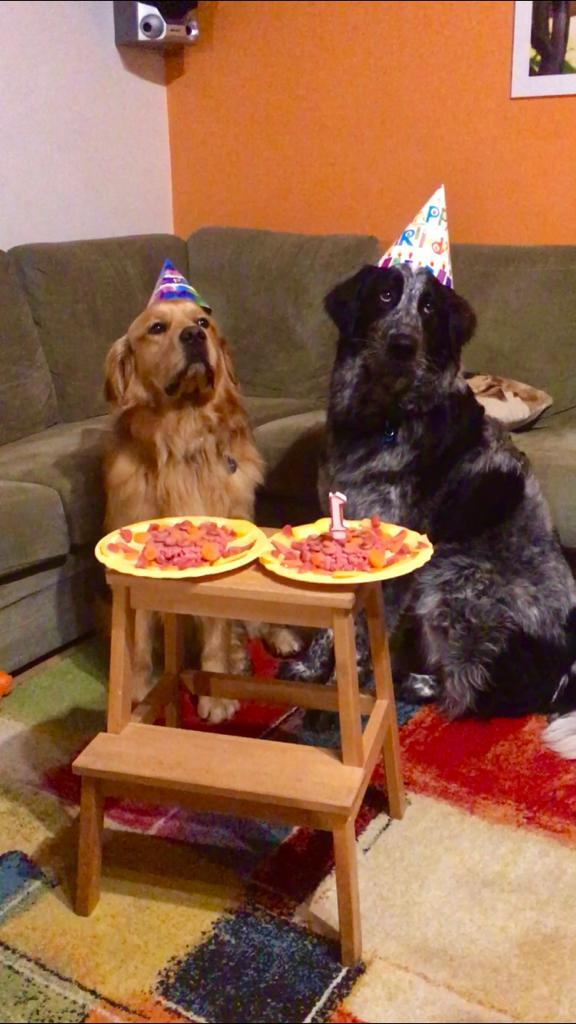
%> input picture Conway&Crypto/dogs.jpeg, 576 x 1024 px
$ octave TestSeriCrittografia.m   (GNU Octave 9; MATLAB toolbox functions it lacks are replaced by stand-ins)
%> lines starting %> are read from the running program, lines starting %| are printed output that depends on the picture
### Conway&Crypto/Encoder.m

function [OutputImage,CAHistory] = ...
    Encoder(Image,Sequence,Rule,Iterations,FillParameter)
%Encrypts given image by permutating its pixel values according to
%evolution of Game of Life cellular Automata generated from given
%password via logistic map

Height = size(Image,1);
Width = size(Image,2);
Board = reshape(round(Sequence.^FillParameter),Height,Width);
%Generates board starting from pseudorandom sequence, with fill percentage
%depending on FillParameter

CAHistory = zeros(Height,Width,Iterations);

for t = 1:Iterations
    CAHistory(:,:,t) = Board;
    Board = Evolve(Board,Rule);
end
%Records History

RowPermuted = Permute(Image,CAHistory); %Permutes rows
OutputImage = Permute(RowPermuted',CAHistory)'; %Permutes columns

end

### Conway&Crypto/Permute.m
function NewImage = Permute(OldImage,History)
%Permutes matrix based on recorded history of binary cellular automata
%First come the pixels corrensponding to alive cells at t=1
%Then for every t come pixel corresponding to cells initially dead but
%alive at time t
%At the end, all the rest

Order = []; %This will be the new order
Correction = ones(size(History(:,:,1))); %No corrections at t=1
for t=1:size(History,3)
    %Removes cells alive at previous times
    CurrentBoard = History(:,:,t).*Correction;
    %Keep track of indices of newly alive cells
    Order = cat(1,Order,find(CurrentBoard == 1));
    %Sets zeros in indices corresponding to cells already counted
    Correction(CurrentBoard==1) = 0;
end
Order = cat(1, Order, find(Correction==1));

%Permutes image using linear indices and then reshapes it to its correct
%dimensions
NewImage = reshape(OldImage(Order),size(OldImage));

end

### Conway&Crypto/CorrelationOfAdjacentPixels.m

function c = CorrelationOfAdjacentPixels(I)
%Sceglie n coppie casuali di pixel adiacenti e ne calcola la correlazione

n = 6000;
x1 = randi(size(I,1)-1,1,n);
y1 = randi(size(I,2)-1,1,n);
x2 = mod(x1+1,size(I,1)-1)+1;
y2 = mod(y1+1,size(I,2)-1)+1;

P1 = zeros(1,n);
P2 = zeros(1,n);
for i = 1:n
    P1(i) = I(x1(i),y1(i));
    P2(i) = I(x2(i),y2(i));
end

c = corr2(P1,P2);
end

### Conway&Crypto/LogisticRandomSequence.m
function Sequence = LogisticRandomSequence(Length,Mu,X0)
%Genera una sequenza di N float tra 0 e 1 tramite mappa logistica

Sequence = zeros(1,Length);
Sequence(1) = X0;
for i=1:Length-1
    Sequence(i+1) = Mu*Sequence(i)*(1-Sequence(i));
end
end

### Conway&Crypto/TestSeriCrittografia.m
clc
close all
clear

RGBImage = imread('dogs.jpeg');
%> RGBImage is the input picture: size 1024x576x3 uint8; mean R, G, B 144.5, 97.9, 69.9
Image = rgb2gray(RGBImage);
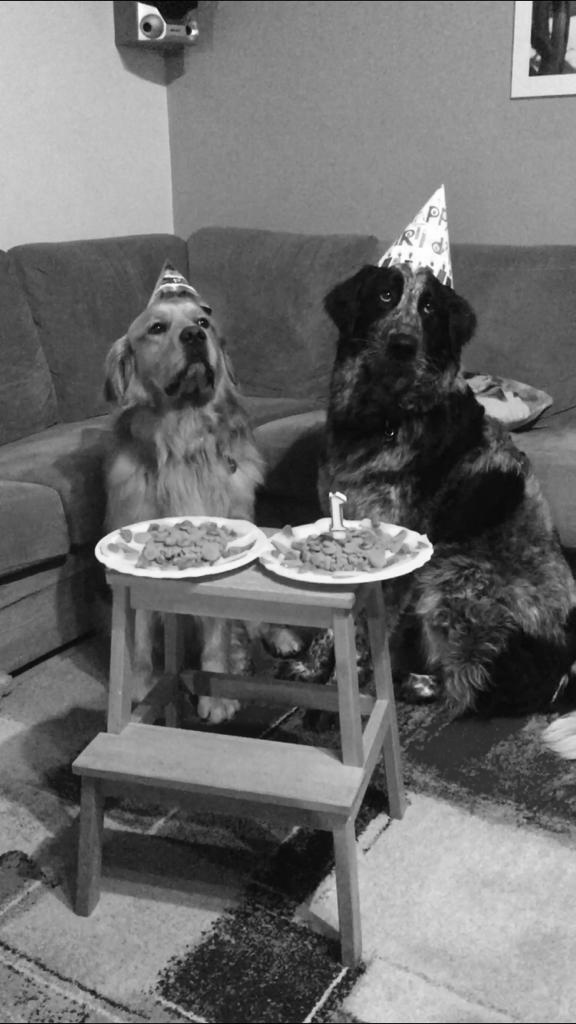
%> Image: size 1024x576 uint8; min 1, max 255, mean 108.7
Height = size(Image,1);
%> Height = 1024
Width = size(Image,2);
%> Width = 576
Simulations = 1e3;
Iterations = 20; %Iterations of cellular automata
AdjacentPixelCorr = zeros(Simulations,3);
SamePixelCorr = zeros(Simulations,2);
KeySensitivity = zeros(Simulations,2);

for i=1:Simulations
    %% Encryption
Password = [3.9+0.1*rand(),rand()];
Mu = Password(1); %Logistic Map parameter: 3.9 < Mu < 4.0
X0 = Password(2); %Logistic Map initial value: 0 < X0 < 1
Sequence = LogisticRandomSequence(Height*Width,Mu,X0);

LifeEncoded = Encoder(Image,Sequence,'Life',1,Iterations);
FredkinEncoded = Encoder(Image,Sequence,'Fredkin',1,Iterations);

%% Correlation tests

AdjacentPixelCorr(i,:) = ...
    [CorrelationOfAdjacentPixels(Image),...
    CorrelationOfAdjacentPixels(LifeEncoded),...
    CorrelationOfAdjacentPixels(FredkinEncoded)];

SamePixelCorr(i,:) = ...
    [corr2(Image,LifeEncoded),...
    corr2(Image,FredkinEncoded)];

%% Key sensitivity test

PerturbedSequence = Sequence;
ChangedIndex = randi(length(PerturbedSequence));
PerturbedSequence(ChangedIndex) = 1-PerturbedSequence(ChangedIndex);

PerturbedLifeEncoded = Encoder(Image,PerturbedSequence,'Life',Iterations,1);
%> (the run ends here)
